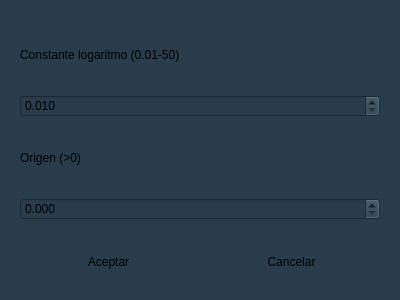
<?xml version="1.0" encoding="UTF-8"?>
<ui version="4.0">
 <class>Dialog</class>
 <widget class="QDialog" name="Dialog">
  <property name="geometry">
   <rect>
    <x>0</x>
    <y>0</y>
    <width>400</width>
    <height>300</height>
   </rect>
  </property>
  <property name="windowTitle">
   <string>Logaritmico</string>
  </property>
  <property name="windowOpacity">
   <double>1.000000000000000</double>
  </property>
  <property name="styleSheet">
   <string notr="true">QWidget{
background-color:rgb(40, 60, 75);
}

QPushButton{
border:none;
border-radius:5px;
}

QPushButton:hover{
background-color: rgb(30,30,45);
}

QFrame{
border:none;
}
</string>
  </property>
  <layout class="QVBoxLayout" name="verticalLayout" stretch="4,1">
   <item>
    <widget class="QFrame" name="frame">
     <property name="frameShape">
      <enum>QFrame::StyledPanel</enum>
     </property>
     <property name="frameShadow">
      <enum>QFrame::Raised</enum>
     </property>
     <layout class="QVBoxLayout" name="verticalLayout_2">
      <item>
       <widget class="QLabel" name="label_2">
        <property name="text">
         <string>Constante logaritmo (0.01-50)</string>
        </property>
       </widget>
      </item>
      <item>
       <widget class="QDoubleSpinBox" name="const_log">
        <property name="decimals">
         <number>3</number>
        </property>
        <property name="minimum">
         <double>0.010000000000000</double>
        </property>
        <property name="maximum">
         <double>50.000000000000000</double>
        </property>
        <property name="singleStep">
         <double>0.010000000000000</double>
        </property>
        <property name="value">
         <double>0.010000000000000</double>
        </property>
       </widget>
      </item>
      <item>
       <widget class="QLabel" name="label_3">
        <property name="text">
         <string>Origen (&gt;0)</string>
        </property>
       </widget>
      </item>
      <item>
       <widget class="QDoubleSpinBox" name="origen_log">
        <property name="decimals">
         <number>3</number>
        </property>
        <property name="maximum">
         <double>1000.000000000000000</double>
        </property>
        <property name="singleStep">
         <double>0.010000000000000</double>
        </property>
        <property name="value">
         <double>0.000000000000000</double>
        </property>
       </widget>
      </item>
     </layout>
    </widget>
   </item>
   <item>
    <widget class="QFrame" name="frame_2">
     <property name="frameShape">
      <enum>QFrame::StyledPanel</enum>
     </property>
     <property name="frameShadow">
      <enum>QFrame::Raised</enum>
     </property>
     <layout class="QHBoxLayout" name="horizontalLayout">
      <item>
       <widget class="QPushButton" name="aceptar">
        <property name="text">
         <string>Aceptar</string>
        </property>
       </widget>
      </item>
      <item>
       <widget class="QPushButton" name="cancelar">
        <property name="text">
         <string>Cancelar</string>
        </property>
       </widget>
      </item>
     </layout>
    </widget>
   </item>
  </layout>
 </widget>
 <resources/>
 <connections/>
</ui>
